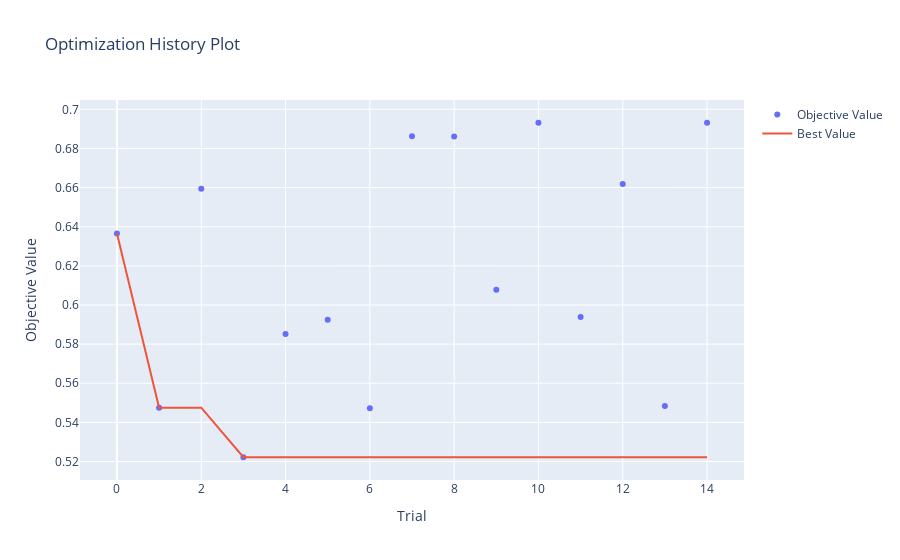

Notebook cell for this chart:
### Code cell
plot_optimization_history(study)

### Figure 1 — Plotly figure (JSON) as saved in the notebook; plotly's stock layout.template omitted (floating-point values rounded to 4 significant figures)
{"data": [{"mode": "markers", "name": "Objective Value", "type": "scatter", "x": [0, 1, 2, 3, 4, 5, 6, 7, 8, 9, 10, 11, 12, 13, 14], "y": [0.6366, 0.5475, 0.6594, 0.5222, 0.5852, 0.5925, 0.5472, 0.6862, 0.6861, 0.6078, 0.6931, 0.5939, 0.6618, 0.5484, 0.6931]}, {"mode": "lines", "name": "Best Value", "type": "scatter", "x": [0, 1, 2, 3, 4, 5, 6, 7, 8, 9, 10, 11, 12, 13, 14], "y": [0.6366, 0.5475, 0.5475, 0.5222, 0.5222, 0.5222, 0.5222, 0.5222, 0.5222, 0.5222, 0.5222, 0.5222, 0.5222, 0.5222, 0.5222]}, {"marker": {"color": "#cccccc"}, "mode": "markers", "name": "Infeasible Trial", "showlegend": false, "type": "scatter", "x": [], "y": []}], "layout": {"title": {"text": "Optimization History Plot"}, "xaxis": {"title": {"text": "Trial"}}, "yaxis": {"title": {"text": "Objective Value"}}}}
